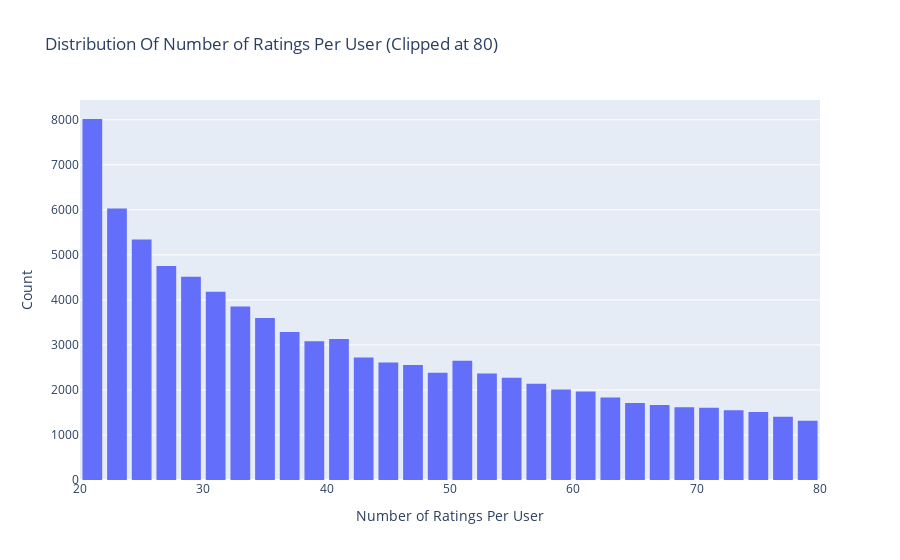

The notebook cell saved with this chart:
### Code cell
# TODO: graph not showing in github
data = ratings.groupby('userId')['rating'].count().clip(upper=80)

trace = go.Histogram(x = data.values,
                     name = 'Ratings',
                     xbins = dict(start = 0,
                                  end = 80,
                                  size = 2))

layout = go.Layout(title = 'Distribution Of Number of Ratings Per User (Clipped at 80)',
                   xaxis = dict(title = 'Number of Ratings Per User'),
                   yaxis = dict(title = 'Count'),
                   bargap = 0.2)

fig = go.Figure(data=[trace], layout=layout)
iplot(fig)

### Figure 1 — Plotly figure (JSON) as saved in the notebook; plotly's stock layout.template omitted (floating-point values rounded to 4 significant figures; data arrays with more than 128 entries replaced by an {"elided": "..."} marker saying what was removed)
{"data": [{"name": "Ratings", "type": "histogram", "x": {"elided": "162541 int values"}, "xbins": {"end": 80, "size": 2, "start": 0}}], "layout": {"bargap": 0.2, "title": {"text": "Distribution Of Number of Ratings Per User (Clipped at 80)"}, "xaxis": {"title": {"text": "Number of Ratings Per User"}}, "yaxis": {"title": {"text": "Count"}}}}
